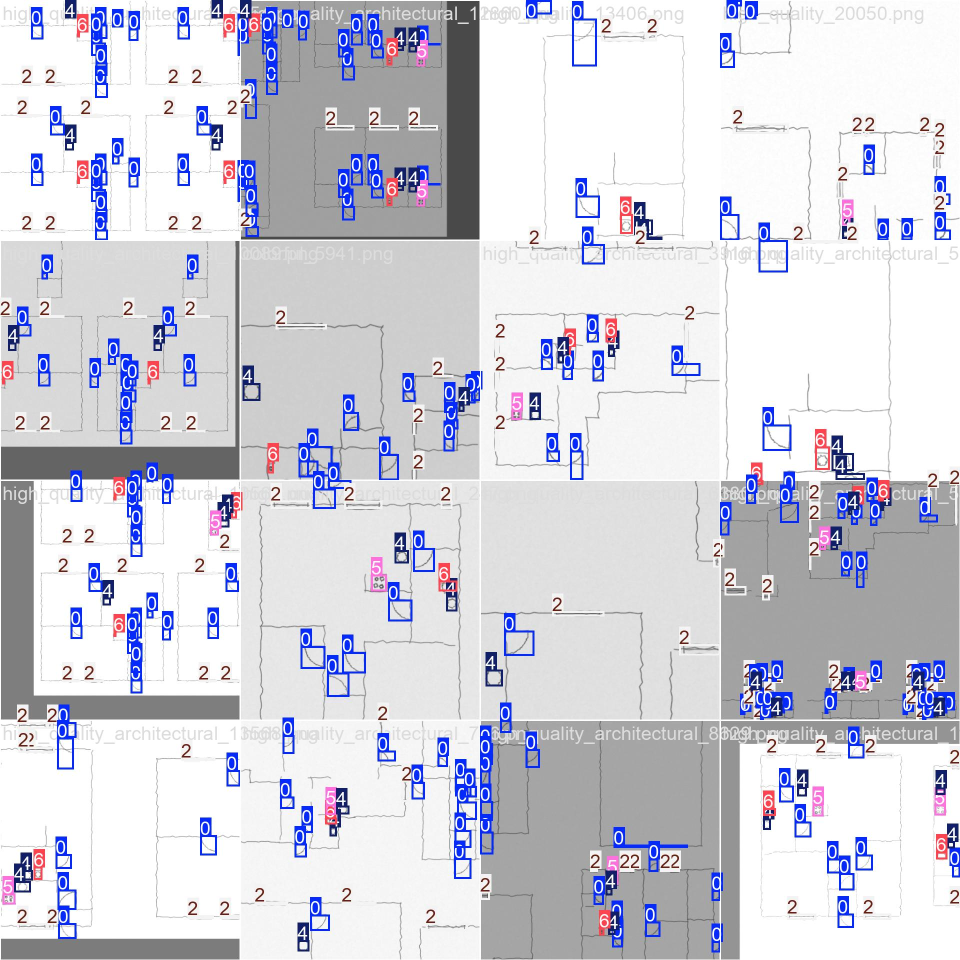
#> input picture trained/yolo_cc_Handdrawn1/train/train_batch0.jpg, 1920 x 1920 px (shown at 1/2 size)
$ python -i preprocessing.py   (imports and definitions only)
#> lines starting #> are read from the running program, lines starting #| are printed output that depends on the picture; after the words box and inside, x2 and y2 are one past the last pixel; in counts of white or black regions, pixels touching at a corner belong together
"""Shared preprocessing for the floor-plan inference pipeline.

Both YOLO and U-Net must see the exact same pixels.  The public coordinate
system of the application is therefore the 512 x 512 preprocessed image.
"""

from __future__ import annotations

from dataclasses import asdict, dataclass
from typing import Any

import cv2
import numpy as np


TARGET_SIZE = 512
DEFAULT_GAMMA = 1.25


@dataclass(frozen=True)
class PreprocessMetadata:
    original_width: int
    original_height: int
    crop_left: float
    crop_top: float
    crop_size: float
    output_width: int
    output_height: int
    gamma: float
    auto_crop: bool
    cleanup_applied: bool
    crop_mode: str

    def to_dict(self) -> dict[str, Any]:
        return asdict(self)


@dataclass(frozen=True)
class PreprocessResult:
    image_rgb: np.ndarray
    metadata: PreprocessMetadata


def _as_rgb(image: np.ndarray) -> np.ndarray:
    if image is None or image.size == 0:
        raise ValueError("The uploaded image is empty.")
    if image.ndim == 2:
        return cv2.cvtColor(image, cv2.COLOR_GRAY2RGB)
    if image.ndim != 3:
        raise ValueError(f"Unsupported image shape: {image.shape}")
    if image.shape[2] == 4:
        return cv2.cvtColor(image, cv2.COLOR_RGBA2RGB)
    if image.shape[2] != 3:
        raise ValueError(f"Unsupported channel count: {image.shape[2]}")
    return image.astype(np.uint8, copy=False)


def _colored_ink_mask(image_rgb: np.ndarray) -> np.ndarray:
    """Detect coloured pen strokes independently of paper brightness."""
    channels = image_rgb.astype(np.int16)
    chroma = channels.max(axis=2) - channels.min(axis=2)
    gray = cv2.cvtColor(image_rgb, cv2.COLOR_RGB2GRAY)
    return ((chroma >= 14) & (gray <= 235)).astype(np.uint8)


# [11 lines left out: function _local_ink_mask, not called in this run]


def _content_square(
    image_rgb: np.ndarray,
    gray: np.ndarray,
    padding_ratio: float = 0.055,
) -> tuple[float, float, float]:
    """Return a padded square around meaningful (non-paper) content.

    The square may extend beyond the input image.  ``warpAffine`` fills that
    area with white, preserving the entire plan instead of clipping its long
    side.
    """
    height, width = gray.shape
    coloured_ink = _colored_ink_mask(image_rgb)
    coloured_ratio = float(np.mean(coloured_ink))
    if coloured_ratio >= 0.0005:
        # This excludes grey paper boundaries and shadows around blue/red ink.
        ink = coloured_ink
    elif float(np.median(gray)) < 242:
        ink = _local_ink_mask(gray)
    else:
        ink = (gray < 235).astype(np.uint8)

    # Ignore isolated scan/camera noise while retaining thin wall strokes.
    count, labels, stats, _ = cv2.connectedComponentsWithStats(ink, connectivity=8)
    min_area = max(8, int(width * height * 0.00001))
    kept = np.zeros_like(ink)
    for label in range(1, count):
        if stats[label, cv2.CC_STAT_AREA] >= min_area:
            kept[labels == label] = 1

    ys, xs = np.nonzero(kept)
    if xs.size == 0:
        size = float(max(width, height))
        return (width - size) / 2.0, (height - size) / 2.0, size

    x0, x1 = float(xs.min()), float(xs.max() + 1)
    y0, y1 = float(ys.min()), float(ys.max() + 1)
    content_width = max(1.0, x1 - x0)
    content_height = max(1.0, y1 - y0)
    size = max(content_width, content_height) * (1.0 + 2.0 * padding_ratio)
    center_x = (x0 + x1) / 2.0
    center_y = (y0 + y1) / 2.0
    return center_x - size / 2.0, center_y - size / 2.0, size


def _needs_document_cleanup(image_rgb: np.ndarray) -> bool:
    gray = cv2.cvtColor(image_rgb, cv2.COLOR_RGB2GRAY)
    coloured_ratio = float(np.mean(_colored_ink_mask(image_rgb)))
    return coloured_ratio >= 0.0005 or float(np.median(gray)) < 242


def clean_document_background(image_rgb: np.ndarray) -> np.ndarray:
    """Remove paper texture, shadows and colour casts while retaining strokes."""
    gray = cv2.cvtColor(image_rgb, cv2.COLOR_RGB2GRAY)
    smoothed = cv2.GaussianBlur(gray, (3, 3), 0)
    sigma = max(gray.shape) / 28.0
    background = cv2.GaussianBlur(smoothed, (0, 0), sigma)
    normalized = cv2.divide(smoothed, np.maximum(background, 1), scale=255)

    channels = image_rgb.astype(np.int16)
    chroma = channels.max(axis=2) - channels.min(axis=2)
    ink_strength = np.maximum(255 - normalized.astype(np.int16), (chroma * 1.6).astype(np.int16))
    ink_strength = np.clip(ink_strength, 0, 255).astype(np.float32)

    noise_floor = max(3.0, float(np.percentile(ink_strength, 78)))
    strong_ink = max(noise_floor + 24.0, float(np.percentile(ink_strength, 99.4)))
    enhanced = np.clip(
        (ink_strength - noise_floor) * (255.0 / (strong_ink - noise_floor)),
        0,
        255,
    ).astype(np.uint8)
    cleaned = 255 - enhanced
    return cv2.cvtColor(cleaned, cv2.COLOR_GRAY2RGB)


def apply_gamma(image_rgb: np.ndarray, gamma: float) -> np.ndarray:
    """Apply deterministic gamma correction using a lookup table."""
    gamma = float(np.clip(gamma, 0.5, 2.5))
    values = np.arange(256, dtype=np.float32) / 255.0
    lookup = np.clip(np.power(values, gamma) * 255.0, 0, 255).astype(np.uint8)
    return cv2.LUT(image_rgb, lookup)


def apply_spatial_transform(
    image: np.ndarray,
    metadata: PreprocessMetadata,
    *,
    interpolation: int,
    border_value: int | tuple[int, ...],
) -> np.ndarray:
    """Apply a previously calculated crop to an aligned image or mask."""
    scale = metadata.output_width / metadata.crop_size
    matrix = np.array(
        [[scale, 0.0, -metadata.crop_left * scale], [0.0, scale, -metadata.crop_top * scale]],
        dtype=np.float32,
    )
    return cv2.warpAffine(
        image,
        matrix,
        (metadata.output_width, metadata.output_height),
        flags=interpolation,
        borderMode=cv2.BORDER_CONSTANT,
        borderValue=border_value,
    )


def preprocess_floorplan(
    image: np.ndarray,
    *,
    gamma: float = DEFAULT_GAMMA,
    auto_crop: bool = True,
    target_size: int = TARGET_SIZE,
    cleanup_mode: str = "auto",
    manual_crop: tuple[float, float, float] | None = None,
) -> PreprocessResult:
    """Gamma-correct and smart-crop a floor plan to exactly 512 x 512 px."""
    if target_size <= 0:
        raise ValueError("target_size must be positive")

    rgb = _as_rgb(image)
    height, width = rgb.shape[:2]
    gray = cv2.cvtColor(rgb, cv2.COLOR_RGB2GRAY)

    if manual_crop is not None:
        if auto_crop:
            raise ValueError("manual_crop cannot be combined with auto_crop=True")
        crop_left, crop_top, crop_size = (float(value) for value in manual_crop)
        if not all(np.isfinite(value) for value in (crop_left, crop_top, crop_size)):
            raise ValueError("manual_crop values must be finite")
        if crop_size < 8:
            raise ValueError("manual crop size must be at least 8 source pixels")
        crop_size = min(crop_size, float(max(width, height) * 2))
        crop_left = float(np.clip(crop_left, -crop_size, width))
        crop_top = float(np.clip(crop_top, -crop_size, height))
        crop_mode = "manual"
    elif auto_crop:
        crop_left, crop_top, crop_size = _content_square(rgb, gray)
        crop_mode = "smart"
    else:
        crop_size = float(max(width, height))
        crop_left = (width - crop_size) / 2.0
        crop_top = (height - crop_size) / 2.0
        crop_mode = "centered"

    if cleanup_mode not in {"auto", "on", "off"}:
        raise ValueError("cleanup_mode must be 'auto', 'on' or 'off'")
    cleanup_applied = cleanup_mode == "on" or (
        cleanup_mode == "auto" and _needs_document_cleanup(rgb)
    )
    spatial_source = clean_document_background(rgb) if cleanup_applied else rgb

    metadata = PreprocessMetadata(
        original_width=width,
        original_height=height,
        crop_left=round(crop_left, 3),
        crop_top=round(crop_top, 3),
        crop_size=round(crop_size, 3),
        output_width=target_size,
        output_height=target_size,
        gamma=round(float(np.clip(gamma, 0.5, 2.5)), 3),
        auto_crop=auto_crop,
        cleanup_applied=cleanup_applied,
        crop_mode=crop_mode,
    )
    scale = target_size / crop_size
    interpolation = cv2.INTER_AREA if scale < 1.0 else cv2.INTER_CUBIC
    cropped = apply_spatial_transform(
        spatial_source,
        metadata,
        interpolation=interpolation,
        border_value=(255, 255, 255),
    )
    corrected = apply_gamma(cropped, gamma)
    return PreprocessResult(image_rgb=corrected, metadata=metadata)

>>> import cv2
>>> picture = cv2.cvtColor(cv2.imread('../../trained/yolo_cc_Handdrawn1/train/train_batch0.jpg'), cv2.COLOR_BGR2RGB)
>>> result = preprocess_floorplan(picture)
#> in _colored_ink_mask, `return ((chroma >= 14) & (gray <= 235)).astype(np.uint8)`:
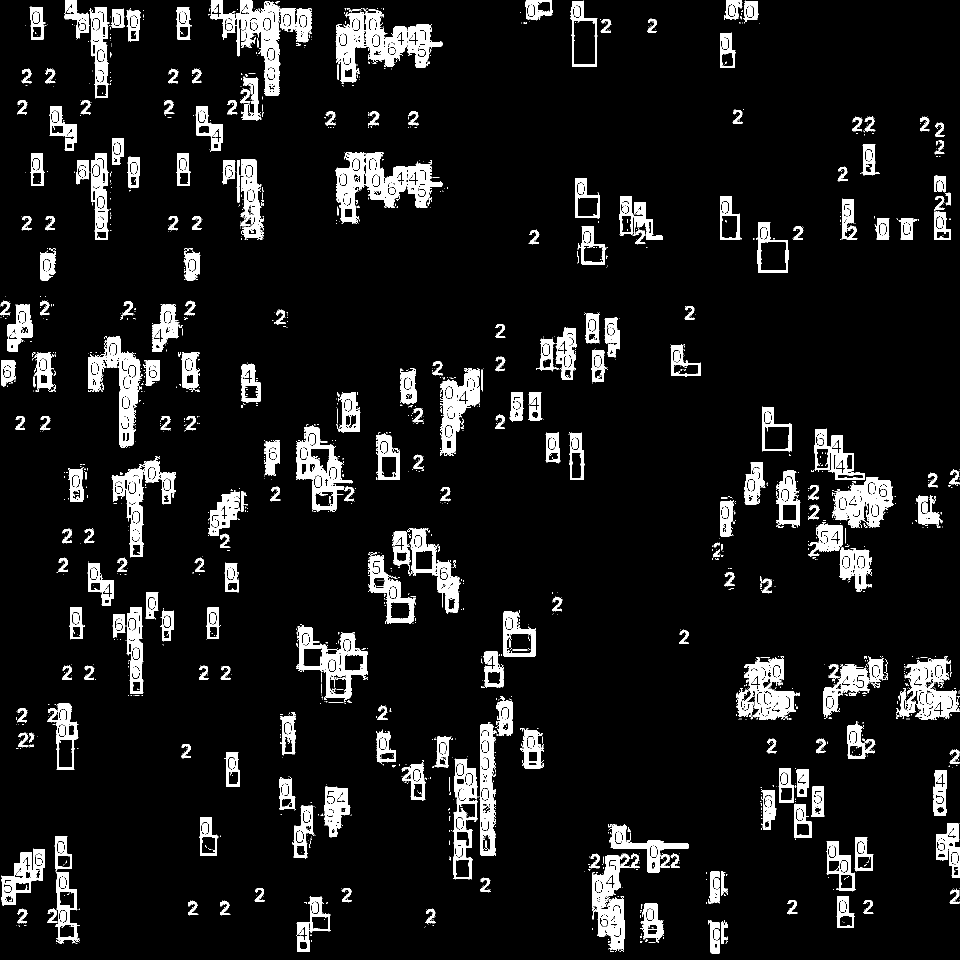
#> returned value: shape (1920, 1920) (shown at 1/2 size); values 0 (black) and 1 (white), 9.2% white; 2962 white regions (2545 under 20 px), largest, box (x1, y1, x2, y2) and area: (671, 20, 885, 165) 11847, (671, 304, 885, 448) 11839, (472, 0, 624, 192) 9527
#> in _content_square, `coloured_ratio = float(np.mean(coloured_ink))`: coloured_ratio = 0.0916
#> in _content_square, `count, labels, stats, _ = cv2.connectedComponentsWithStats(ink, connec..`:
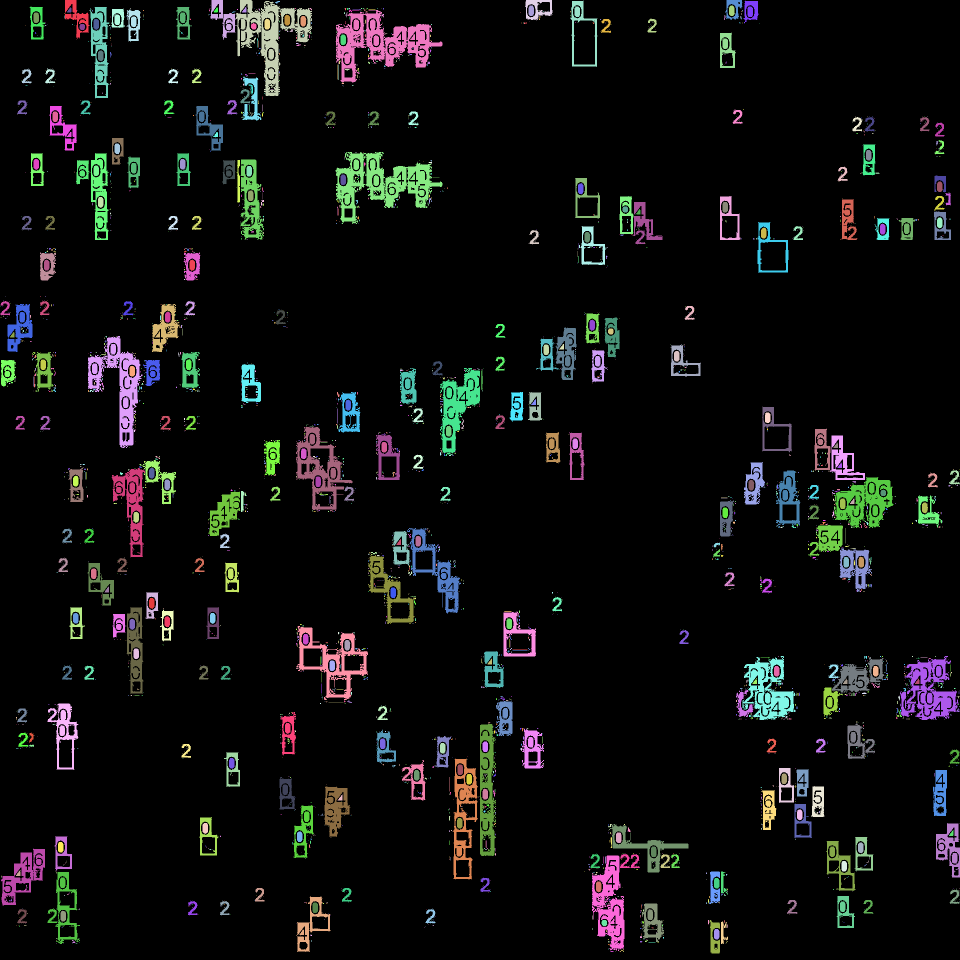
#> labels: shape (1920, 1920) int32 (shown at 1/2 size); 2963 distinct labels, from 0 to 2962; one colour per label, 0 black
#> in _content_square, `count, labels, stats, _ = cv2.connectedComponentsWithStats(ink, connec..`: count = 2963; stats = 2963 rows, first 6: [0, 0, 1920, 1920, 3348804], [130, 0, 49, 79, 1392], [421, 0, 50, 79, 1507], [472, 0, 152, 192, 9527], [1050, 0, 55, 41, 1000], [1141, 1, 54, 133, 1831]
#> after the loop in _content_square, `for label in range(1, count):`:
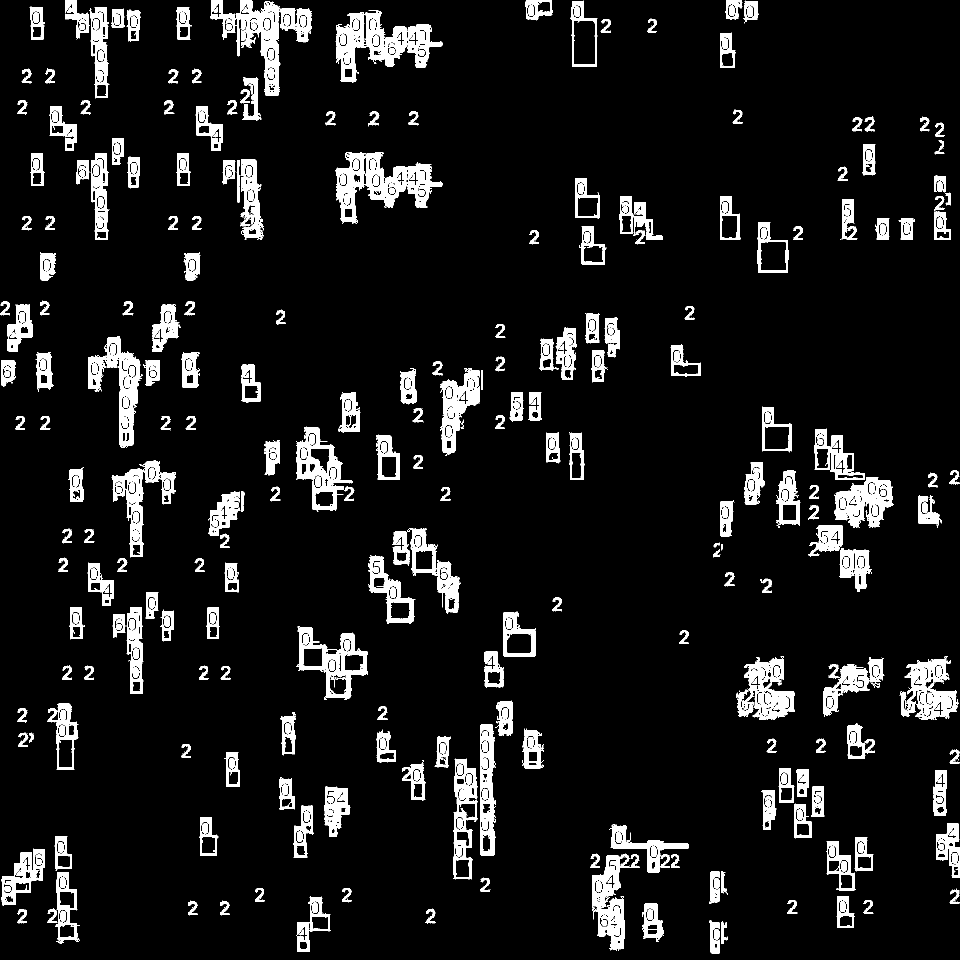
#> kept: shape (1920, 1920) (shown at 1/2 size); values 0 (black) and 1 (white), 8.8% white; 348 white regions, largest, box (x1, y1, x2, y2) and area: (671, 20, 885, 165) 11847, (671, 304, 885, 448) 11839, (472, 0, 624, 192) 9527
#> in _content_square, `x0, x1 = float(xs.min()), float(xs.max() + 1)`: x0 = 0; x1 = 1920
#> in _content_square, `y0, y1 = float(ys.min()), float(ys.max() + 1)`: y0 = 0; y1 = 1907
#> in _content_square, `content_width = max(1.0, x1 - x0)`: content_width = 1920
#> in _content_square, `content_height = max(1.0, y1 - y0)`: content_height = 1907
#> in _content_square, `size = max(content_width, content_height) * (1.0 + 2.0 * padding_ratio)`: size = 2131.2
#> in _content_square, `center_x = (x0 + x1) / 2.0`: center_x = 960
#> in _content_square, `center_y = (y0 + y1) / 2.0`: center_y = 953.5
#> in preprocess_floorplan, `crop_left, crop_top, crop_size = _content_square(rgb, gray)`: crop_left = -105.6; crop_top = -112.1; crop_size = 2131.2
#> in _needs_document_cleanup, `coloured_ratio = float(np.mean(_colored_ink_mask(image_rgb)))`: coloured_ratio = 0.0916
#> in preprocess_floorplan, `cleanup_applied = cleanup_mode == "on" or ( cleanup_mode == "auto" and..`: cleanup_applied = True
#> in clean_document_background, `noise_floor = max(3.0, float(np.percentile(ink_strength, 78)))`: noise_floor = 15
#> in clean_document_background, `strong_ink = max(noise_floor + 24.0, float(np.percentile(ink_strength,..`: strong_ink = 255
#> in clean_document_background, `cleaned = 255 - enhanced`:
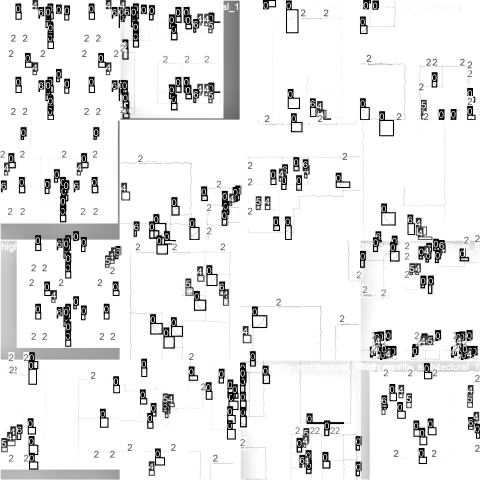
#> cleaned: shape (1920, 1920) (shown at 1/4 size); min 0, max 255, mean 233.5
#> in preprocess_floorplan, `scale = target_size / crop_size`: scale = 0.24
#> in preprocess_floorplan, `interpolation = cv2.INTER_AREA if scale < 1.0 else cv2.INTER_CUBIC`: interpolation = 3
#> in apply_spatial_transform, `return cv2.warpAffine( image, matrix, (metadata.output_width, metadata..`:
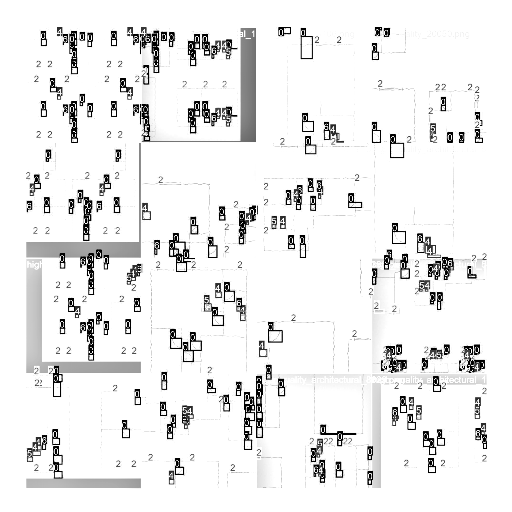
#> returned value: shape (512, 512, 3); min 0, max 255, mean 237.6
